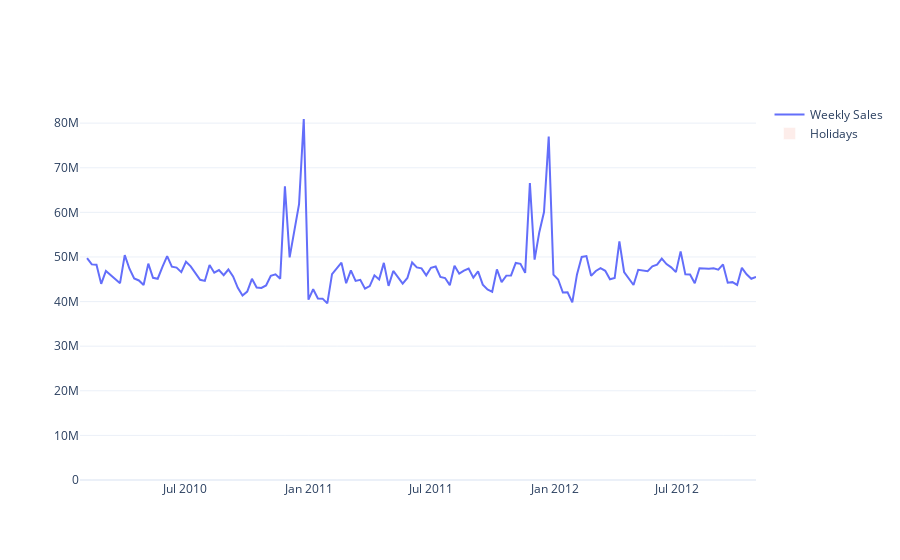

Notebook code for this chart:
### Code cell
# Total weekly sales
final_wk = byDate.index.max()
ymin=byDate.index.min()
ymax=byDate.index.max()

lin = go.Figure(data=go.Scatter(x=byDate.index, y=byDate.Weekly_Sales, name="Weekly Sales"))

bar_size = [.8]*len(holidaysdf.index)
lin.add_trace(
    go.Bar(
        x=holidaysdf.index,
        y=holidaysdf.Weekly_Sales,
        name= 'Holidays',
        opacity=0.1,
        width = 5
    ))





lin.show()

### Figure 1 — Plotly figure (JSON) as saved in the notebook; plotly's stock layout.template omitted (floating-point values rounded to 4 significant figures; data arrays with more than 128 entries replaced by an {"elided": "..."} marker saying what was removed)
{"data": [{"name": "Weekly Sales", "type": "scatter", "x": {"elided": "143 str values"}, "y": {"elided": "143 float values"}}, {"name": "Holidays", "opacity": 0.1, "type": "bar", "width": 5, "x": ["2010-02-12T00:00:00", "2010-09-10T00:00:00", "2010-11-26T00:00:00", "2010-12-31T00:00:00", "2011-02-11T00:00:00", "2011-09-09T00:00:00", "2011-11-25T00:00:00", "2011-12-30T00:00:00", "2012-02-10T00:00:00", "2012-09-07T00:00:00"], "y": [48340000.0, 45630000.0, 65820000.0, 40430000.0, 47340000.0, 46760000.0, 66590000.0, 46040000.0, 50010000.0, 48330000.0]}], "layout": {}}
